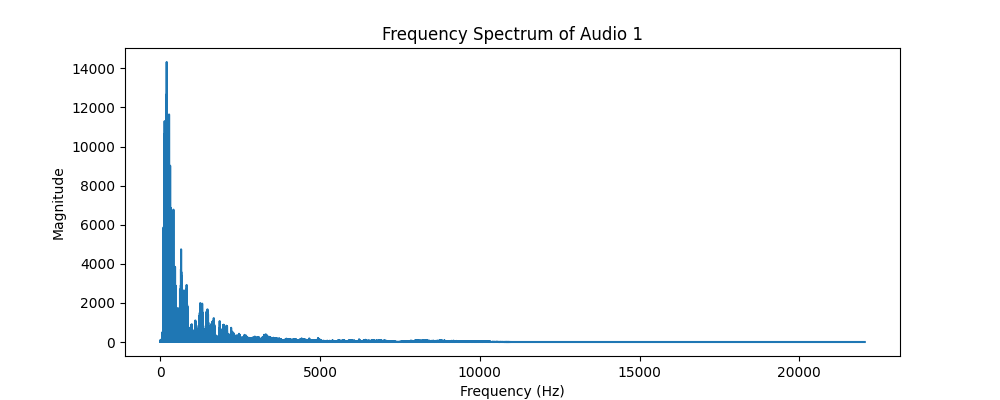
#> input picture fig/audio1/Frequency_Spectrum_Audio1.png, 1000 x 400 px, given in place of Waveform_Audio1.png, which was not available
$ python image_utils.py
#> lines starting #> are read from the running program, lines starting #| are printed output that depends on the picture; pictures that were not available may be replaced by others from this repository, and a replacement may not be noted
from PIL import Image

def combine_audio_images(analysises):
    for analysis in analysises:
        try:
            img1 = Image.open(f'./fig/audio1/{analysis}_Audio1.png')
#> img1 is the input picture: PIL image 1000x400 RGBA; mean R, G, B, A 248, 249.4, 250.4, 255
            img2 = Image.open(f'./fig/audio2/{analysis}_Audio2.png')
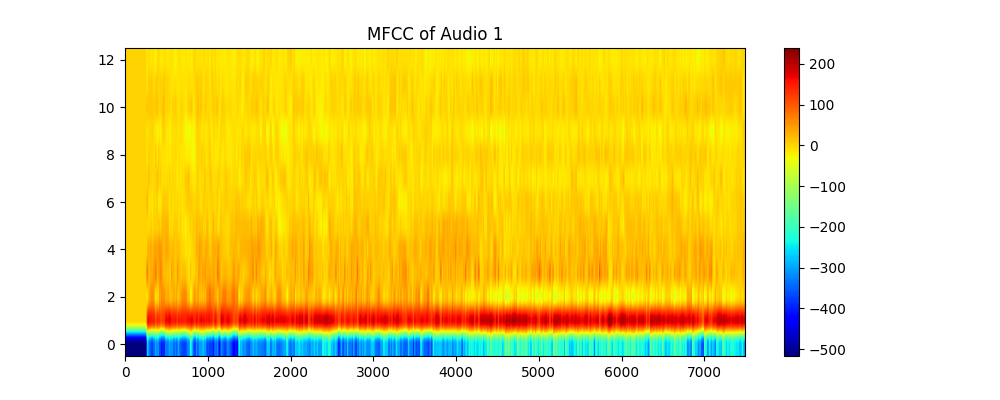
#> input picture fig/audio1/MFCC_Audio1.png, 1000 x 400 px, given in place of Waveform_Audio2.png, which was not available
#> img2 is the input picture: PIL image 1000x400 RGBA; mean R, G, B, A 242.1, 223.5, 136.7, 255
            img3 = Image.open(f'./fig/audio3/{analysis}_Audio3.png')

            width1, height1 = img1.size
#> width1 = 1000; height1 = 400
            width2, height2 = img2.size
#> width2 = 1000; height2 = 400
            width3, height3 = img3.size
#> width3 = 1000; height3 = 400

            assert height1 == height2 == height3, "picture height is inconsistent!"
            assert width1 == width2 == width3, "picture width is inconsistent!"

            total_width = width1
#> total_width = 1000
            total_height = height1 + height2 + height3
#> total_height = 1200


            new_img = Image.new('RGBA', (total_width, total_height))
#> new_img: PIL image 1000x1200 RGBA; every value is 0
            new_img.paste(img1, (0, 0))
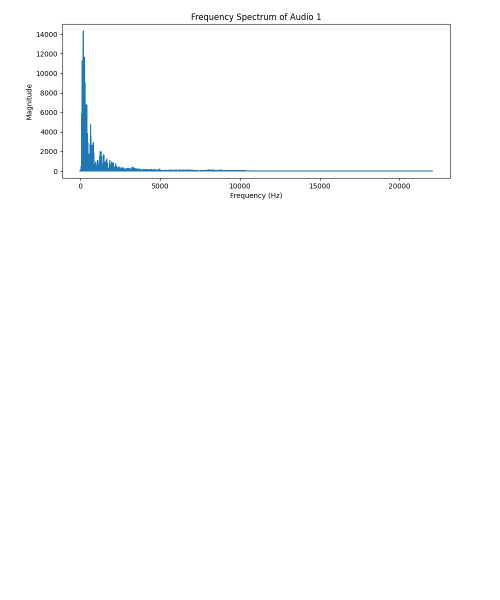
#> new_img: PIL image 1000x1200 RGBA (shown at 1/2 size); mean R, G, B, A 82.7, 83.1, 83.5, 85; transparent parts drawn white
            new_img.paste(img2, (0, height1))
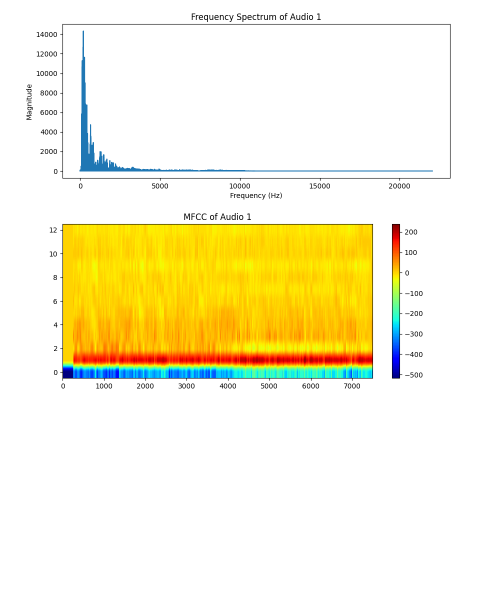
#> new_img: PIL image 1000x1200 RGBA (shown at 1/2 size); mean R, G, B, A 163.4, 157.6, 129, 170; transparent parts drawn white
            new_img.paste(img3, (0, height1 + height2))
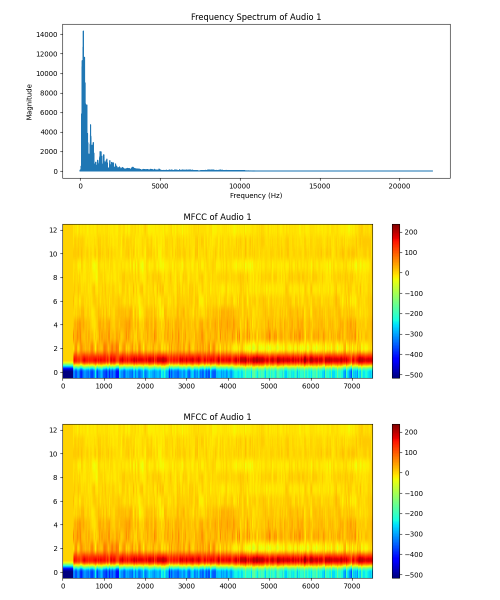
#> new_img: PIL image 1000x1200 RGBA (shown at 1/2 size); mean R, G, B, A 244.1, 232.1, 174.6, 255
            new_img.save(f'./fig/audios/{analysis}.png')

            print(f"{analysis} combined and saved successfully!")

        except Exception as e:
            print(f"Error processing {analysis}: {e}")

def main():
    analysises = ['Waveform', 'Frequency_Spectrum', 'Spectrogram', 'MFCC', 'Pitch', 'Waveform_Segment1', 'Waveform_Segment2', 'Waveform_Segment3']
    combine_audio_images(analysises)

if __name__ == "__main__":
    main()
